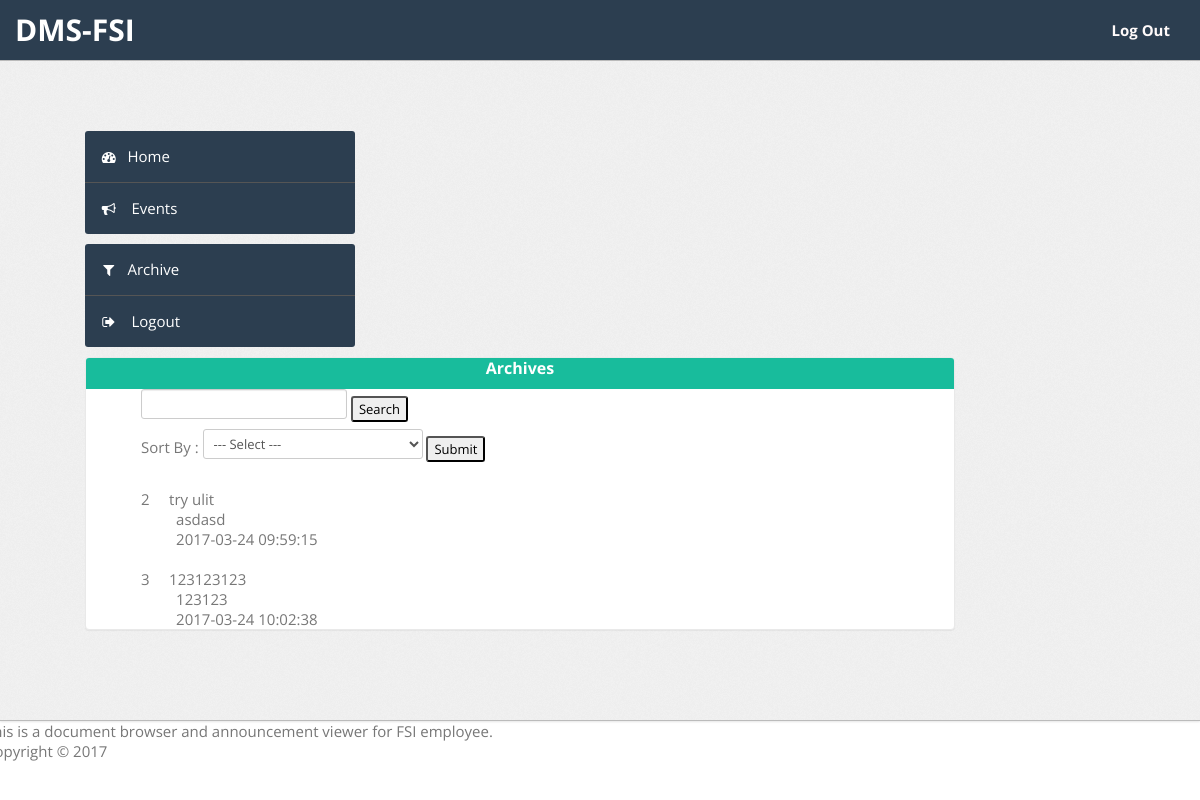
Screenshot of /login/user_management/admin/user_archive.php?page=1 (signed in) with the database file from the repository.
### tables this page shows
CREATE TABLE IF NOT EXISTS `documents` (
  `id` int(11) NOT NULL,
  `name` varchar(100) NOT NULL,
  `path` varchar(400) NOT NULL,
  `page` varchar(3) NOT NULL,
  `description` varchar(500) NOT NULL,
  `date` datetime NOT NULL,
  `ODG_ID` int(2) NOT NULL DEFAULT '0',
  `CIRSS_ID` int(2) NOT NULL DEFAULT '0',
  `CPRSD_ID` int(2) NOT NULL DEFAULT '0',
  `AFSD_ID` int(2) NOT NULL DEFAULT '0',
  `SECTION_ID` int(2) NOT NULL,
  `fileName` varchar(100) NOT NULL,
  `adm_aprvl` int(1) NOT NULL,
  `user` varchar(100) NOT NULL
);

### login/user_management/admin/user_archivedata.php (the view, shortened to what this page needs)
<?php
			include('inc/db.php');
			if(isset($_GET['term'])){
				$term = $_GET['term'];
			}else{
				$term = '';
			}
			$sql = "SELECT * FROM documents WHERE name LIKE '%$term%' OR description LIKE '%$term%' ";
			$res = mysqli_query($con,$sql);
		?>
		<?php
	while($row = mysqli_fetch_array($res)){
		$id     		=$row['id'];
		$name			=$row['name'];
		$description	=$row['description'];
		$date			=$row['date'];
		$file_page		=$row['page'];
		if($file_page == 1){
			echo  "<br>" . $id  ,str_repeat('&nbsp;', 5), $name ."<br>". str_repeat('&nbsp;', 9), $description . "<br>". str_repeat('&nbsp;', 9), $date . "<br>";
		}
	}
	?>

### assets/css/theme.css (style rules this page uses)
body { font-size: 15px; font-family: 'Open Sans', Arial, sans-serif; background: #fff; color: #777 }

### rows the page displays
documents: id "2", name "try ulit", description "asdasd", date "2017-03-24 09:59:15"
documents: id "3", name "123123123", description "123123", date "2017-03-24 10:02:38"
